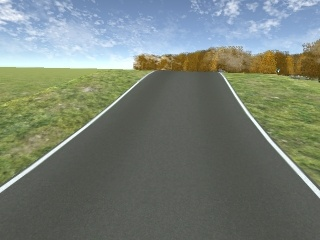
#> input picture point_later/point_later/895.jpeg, 320 x 240 px
$ python point.py
#> lines starting #> are read from the running program, lines starting #| are printed output that depends on the picture; after the words box and inside, x2 and y2 are one past the last pixel; in counts of white or black regions, pixels touching at a corner belong together
#> further down, img2 is the input picture: shape (240, 320, 3); mean B, G, R 117.8, 127.3, 118.2
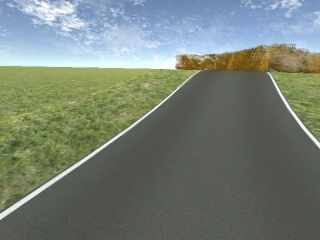
#> input picture point_later/point_later/883.jpeg, 320 x 240 px
#> further down, img1 is the input picture: shape (240, 320, 3); mean B, G, R 118.4, 128.2, 118.2
import cv2
import numpy as np


def get_point(image1,image2,arr_point):
    point_later = []

    orb = cv2.ORB_create()

    kp1, des1 = orb.detectAndCompute(image1,None)
#> kp1 = 355 keypoints; strongest (x, y, size): (176, 66, 31), (178, 67, 31), (174, 68, 31), (174, 67, 37.2)
    kp2, des2 = orb.detectAndCompute(image2,None)
#> kp2 = 358 keypoints; strongest (x, y, size): (134, 66, 31), (278, 71, 31), (132, 67, 37.2), (140, 57, 53.6)

    bf = cv2.BFMatcher(cv2.NORM_HAMMING, crossCheck = True)

    matches = bf.match(des1,des2)
#> matches = 126 matches
    matches = sorted(matches, key = lambda x:x.distance)[0:10]
#> matches = 10 matches
    pixelX=np.int32(0)
    pixelY=np.int32(0)
    for i in range(len(matches)):

        point = np.uint32(kp1[matches[i].queryIdx].pt)


        point1 = np.uint32(kp2[matches[i].trainIdx].pt)


        pixelX = pixelX + point1[0]-point[0]
        pixelY = pixelY + point1[1] - point[1]
#> this loop made 10 passes
#> (point, point1, pixelX, pixelY) on passes 1 to 10: ([253, 50], [204, 52], -49, 2), ([177, 55], [135, 56], -91, 3), ([176, 64], [133, 64], -134, 3), ([182, 56], [139, 56], -177, 3), ([179, 59], [136, 58], -220, 2), ([179, 62], [136, 62], -263, 2), ([259, 48], [209, 50], -313, 4), ([175, 60], [132, 60], -356, 4), ([183, 57], [139, 57], -400, 4), ([188, 57], [146, 57], -442, 4)
#> after the loop, pixelX = -442; pixelY = 4


    pixelX= pixelX/len(matches)
#> pixelX = -44.2
    pixelY = pixelY/len(matches)
#> pixelY = 0.4
    for i in range(len(arr_point)):
        X = arr_point[i][0] + pixelX
        Y = arr_point[i][1] + pixelY
        point_later.append([X,Y])
#> this loop made 6 passes
#> (X, Y) on passes 1 to 6: (109.8, 111.4), (-37.2, 215.4), (152.8, 75.4), (226.8, 75.4), (243.8, 106.4), (274.8, 148.4)
#> after the loop, point_later = [[109.8, 111.4], [-37.2, 215.4], [152.8, 75.4], [226.8, 75.4], [243.8, 106.4], [274.8, 148.4]]
    return point_later
while(1):
    img2 = cv2.imread("895.jpeg")
    img1 = cv2.imread("883.jpeg")
    point = [[154,111],[7,215],[197,75],[271,75],[288,106],[319,148]]
    array_point = get_point(img1,img2,point)
#> array_point has the same summary as point_later in get_point
    for i in range(len(point)):
        cv2.circle(img1, (point[i][0],point[i][1]), 7, (0, 0, 0), -1)
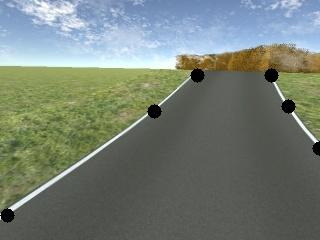
#> img1: shape (240, 320, 3); 1.08% of pixels changed, all inside (x1, y1, x2, y2) = (0, 68, 320, 223)
    for i in range(len(array_point)):

        cv2.circle(img2, (array_point[i][0],array_point[i][1]), 7, (0, 0, 0), -1)
#> this loop made 6 passes
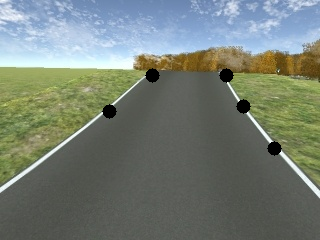
#> img2: shape (240, 320, 3); 0.97% of pixels changed, all inside (x1, y1, x2, y2) = (102, 68, 282, 156)
    cv2.imshow("2",img2)
    cv2.imshow("1",img1)
    cv2.waitKey(0)
